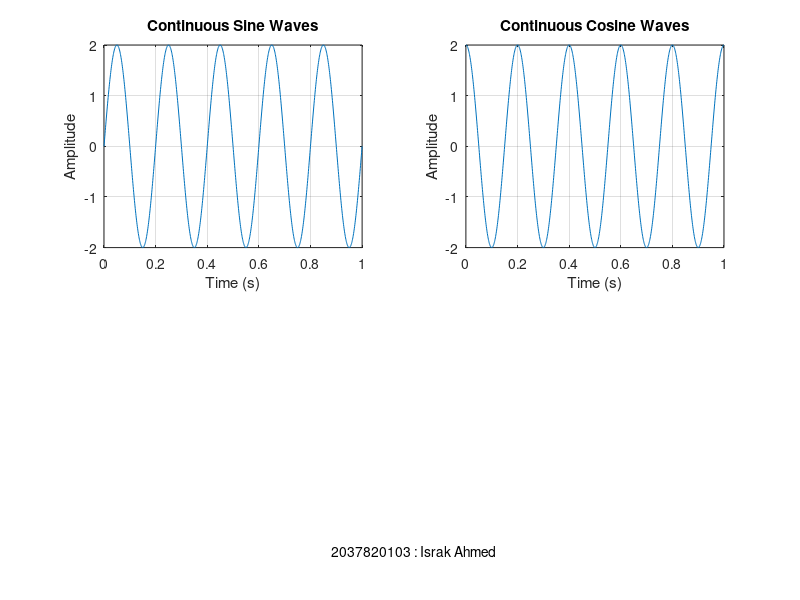

Source code (MATLAB):
clc
close all
clear

%   Experiment_1_Sine_and_Cosine_sequences_(Continuous)

fs = 1000;           % Sampling frequency (samples per second)
t = 0:1/fs:1;        % Time vector from 0 to 1 second, with fs points
f = 5;               % Frequency of the signal (Hz)
A = 2;               % Amplitude

sine_wave = A * sin(2 * pi * f * t);    % Generate sine wave
subplot(2,2,1)
plot(t, sine_wave);   % Plot sine wave
title('Continuous Sine Waves');
xlabel('Time (s)');
ylabel('Amplitude');
grid ON

%hold on;              % Hold on to plot both signals on the same figure

cosine_wave = A * cos(2 * pi * f * t);  % Generate cosine wave
subplot(2,2,2)
plot(t, cosine_wave); % Plot cosine wave
title('Continuous Cosine Waves');
xlabel('Time (s)');
ylabel('Amplitude');
grid ON


% Adding Name at the Bottom of the Figure
name = '2037820103 : Israk Ahmed';
x_pos = -0.2;         % X position (0 to 1, with 0 being left and 1 being right)
y_pos = -1.5;        % Y position, just below the plot area
text(x_pos, y_pos, name, 'Units', 'normalized', 'HorizontalAlignment', 'center');

%legend('Sine Wave', 'Cosine Wave');
%hold off;
